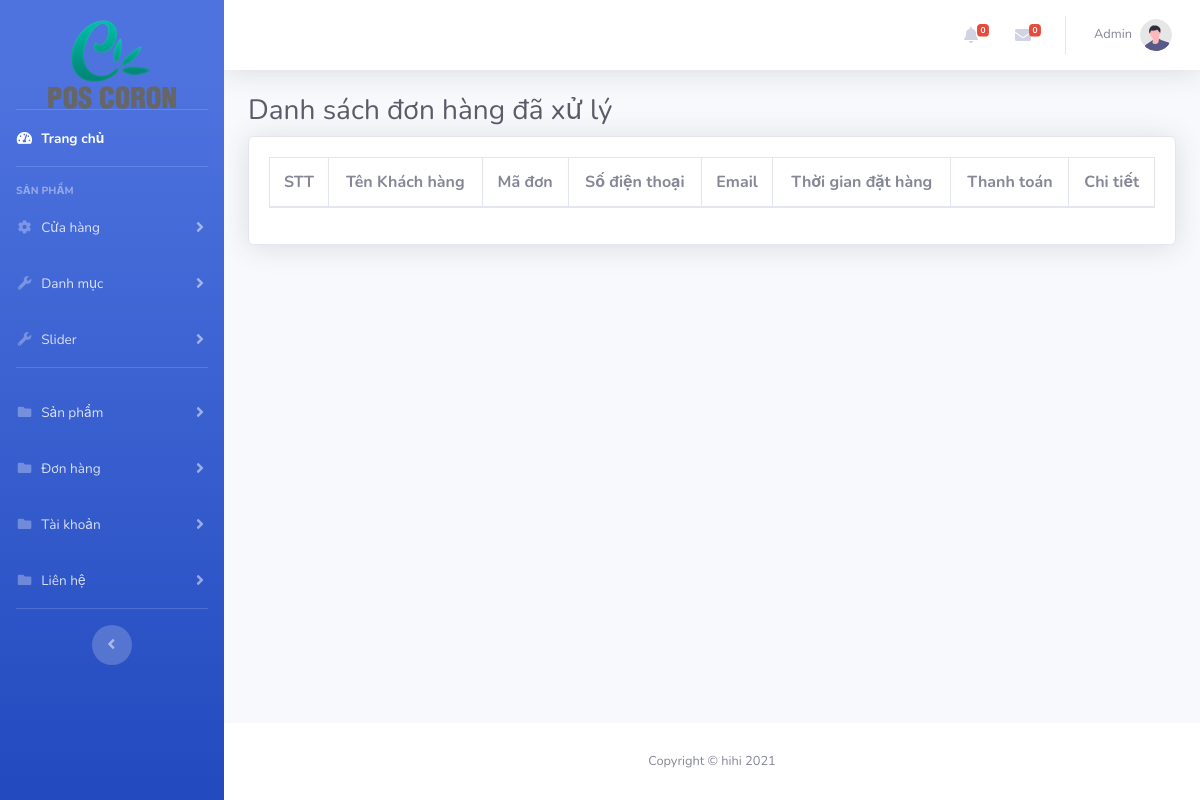
Before: /admin/order-processed.php (signed in) with the older database file.
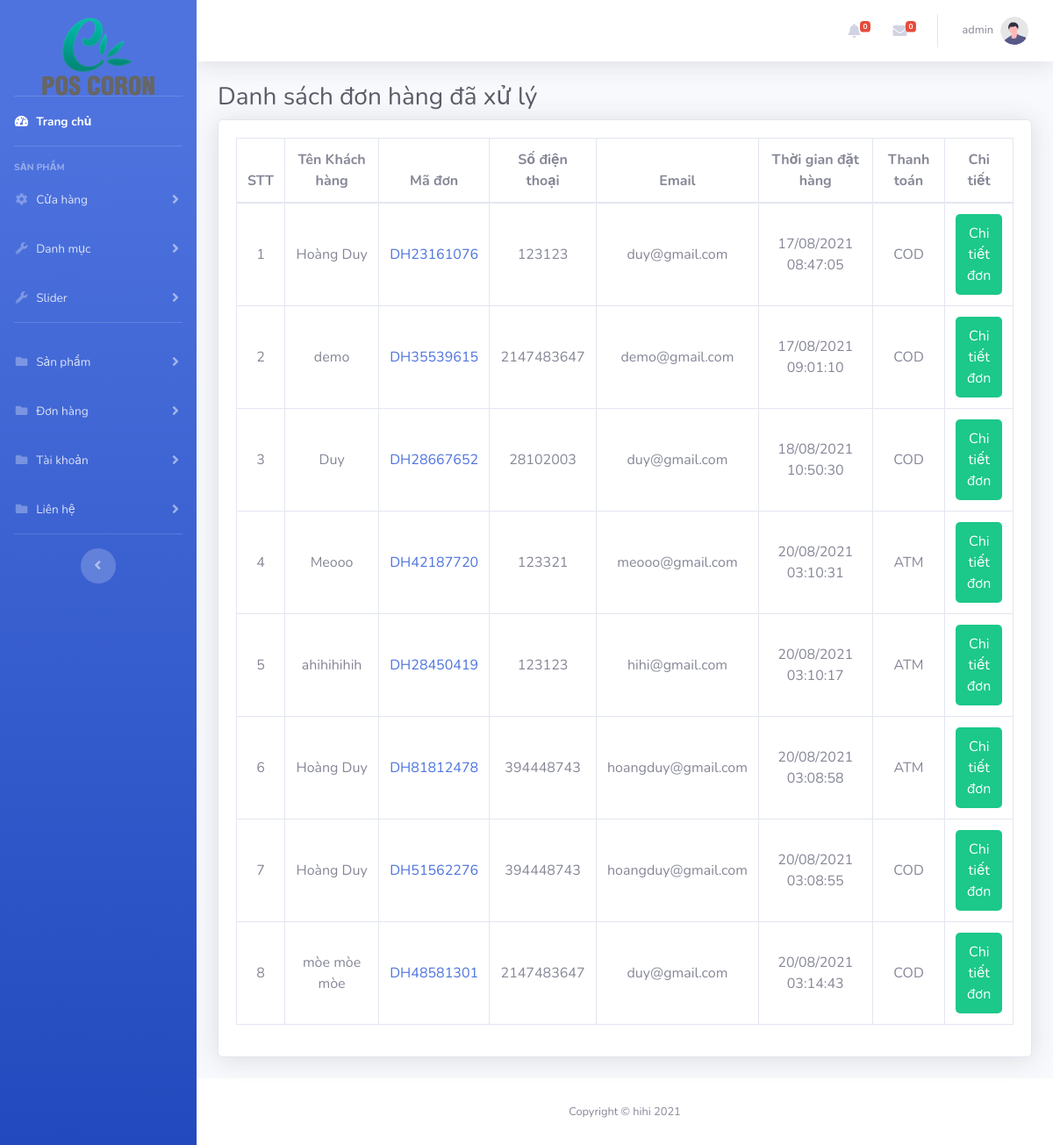
After: the same page with the newer database file.
### tables this page shows
CREATE TABLE `tbl_customer` (
  `customerId` int(11) NOT NULL,
  `customerName` varchar(255) NOT NULL,
  `customerPhone` int(11) NOT NULL,
  `customerAddress` text NOT NULL,
  `customerEmail` varchar(255) NOT NULL,
  `customerNote` text NOT NULL,
  `customerPayment` varchar(10) NOT NULL
);

### admin/order-processed.php (the view, shortened to what the changed rows need)
<?php
    $title = 'Danh sách đơn hàng đã xử lý';
    include './inc/header.php';
?>
<body id="page-top">
    <div id="wrapper">
        <div id="content-wrapper" class="d-flex flex-column">
            <div id="content">
                <?php
                    include './inc/navbar.php';
                ?>
                <div class="card shadow mb-4">
                    <div class="card-body">
                        <div class="table-responsive">
                            <table class="table table-bordered text-center" id="dataTable" width="100%" cellspacing="0">
                                <thead>
                                    <tr class="text-center">
                                        <th>STT</th>
                                        <th>Tên Khách hàng</th>
                                        <th>Mã đơn</th>
                                        <th>Số điện thoại </th>
                                        <th>Email</th>
                                        <th>Thời gian đặt hàng</th>
                                        <th>Thanh toán</th>
                                        <th>Chi tiết</th>
                                    </tr>
                                </thead>
                                <tbody>
                                    <?php
                                        $query = "SELECT DISTINCT
                                        tbl_order.orderCode,
                                        orderTime,
                                        orderStatus,
                                        tbl_customer.*
                                        FROM
                                        tbl_order
                                        INNER JOIN tbl_customer ON tbl_customer.customerId = tbl_order.customerId WHERE orderStatus = 'hide'";
                                        $result = mysqli_query($connect, $query);
                                        if(mysqli_num_rows($result) > 0)
                                        {
                                            $stt = 0;
                                            while($order = mysqli_fetch_array($result))
                                            {
                                                $stt++;
                                    ?>
                                    <tr>
                                        <td><?php echo $stt; ?></td>
                                        <td> <?php echo $order['customerName']; ?></td>
                                        <td> <a href="order-details.php?code=<?php echo $order['orderCode'] ?>">
                                                <?php echo $order['orderCode']; ?></a>
                                        </td>
                                        <td><?php echo $order['customerPhone']; ?></td>
                                        <td><?php echo $order['customerEmail']; ?></td>
                                        <td>
                                            <?php
                                            echo date("d/m/Y H:i:s", strtotime($order['orderTime']))
                                        ?>
                                        </td>
                                        <td class="text-uppercase"><?php echo $order['customerPayment']; ?></td>
                                        <td>
                                            <a href="order-details.php?code=<?php echo $order['orderCode'] ?>"
                                                class="action-btn hide">Chi tiết đơn</a>
                                        </td>
                                    </tr>
                                    <?php
                                          }
                                        }
                                    ?>
                                </tbody>
                            </table>
                        </div>
                    </div>
                </div>
            </div>
        </div>
        <?php
    include './inc/footer.php';
    ?>

### admin/inc/navbar.php (shortened to what the changed rows need)
<nav class="navbar navbar-expand navbar-light bg-white topbar mb-4 static-top shadow">
    <ul class="navbar-nav ml-auto">
        <li class="nav-item dropdown no-arrow">
            <a class="nav-link dropdown-toggle" href="#" id="userDropdown" role="button" data-toggle="dropdown"
                aria-haspopup="true" aria-expanded="false">
                <span class="mr-2 d-none d-lg-inline text-gray-600 small"><?php echo $_SESSION['adminName'] ?></span>
                <img class="img-profile rounded-circle" src="img/undraw_profile.svg">
            </a>
        </li>
    </ul>
</nav>
<div class="container-fluid">
    <h1 class="h3 mb-2 text-gray-800"><?php echo $title ?></h1>

Changed rows visible on the page:
added tbl_customer: customerName "Hoàng Duy", orderCode "DH23161076", customerPhone "123123", customerEmail "duy@gmail.com", orderTime "17/08/2021 08:47:05", customerPayment "COD"
added tbl_customer: customerName "demo", orderCode "DH35539615", customerPhone "2147483647", customerEmail "demo@gmail.com", orderTime "17/08/2021 09:01:10", customerPayment "COD"
added tbl_customer: customerName "Duy", orderCode "DH28667652", customerPhone "28102003", customerEmail "duy@gmail.com", orderTime "18/08/2021 10:50:30", customerPayment "COD"
added tbl_customer: customerName "Meooo", orderCode "DH42187720", customerPhone "123321", customerEmail "meooo@gmail.com", orderTime "20/08/2021 03:10:31", customerPayment "ATM"
added tbl_customer: customerName "ahihihihih", orderCode "DH28450419", customerPhone "123123", customerEmail "hihi@gmail.com", orderTime "20/08/2021 03:10:17", customerPayment "ATM"
added tbl_customer: customerName "Hoàng Duy", orderCode "DH81812478", customerPhone "394448743", customerEmail "hoangduy@gmail.com", orderTime "20/08/2021 03:08:58", customerPayment "ATM"
added tbl_customer: customerName "Hoàng Duy", orderCode "DH51562276", customerPhone "394448743", customerEmail "hoangduy@gmail.com", orderTime "20/08/2021 03:08:55", customerPayment "COD"
added tbl_customer: customerName "mòe mòe mòe", orderCode "DH48581301", customerPhone "2147483647", customerEmail "duy@gmail.com", orderTime "20/08/2021 03:14:43", customerPayment "COD"
Other visible differences:
$_SESSION['adminName']: "Admin" → "admin"
